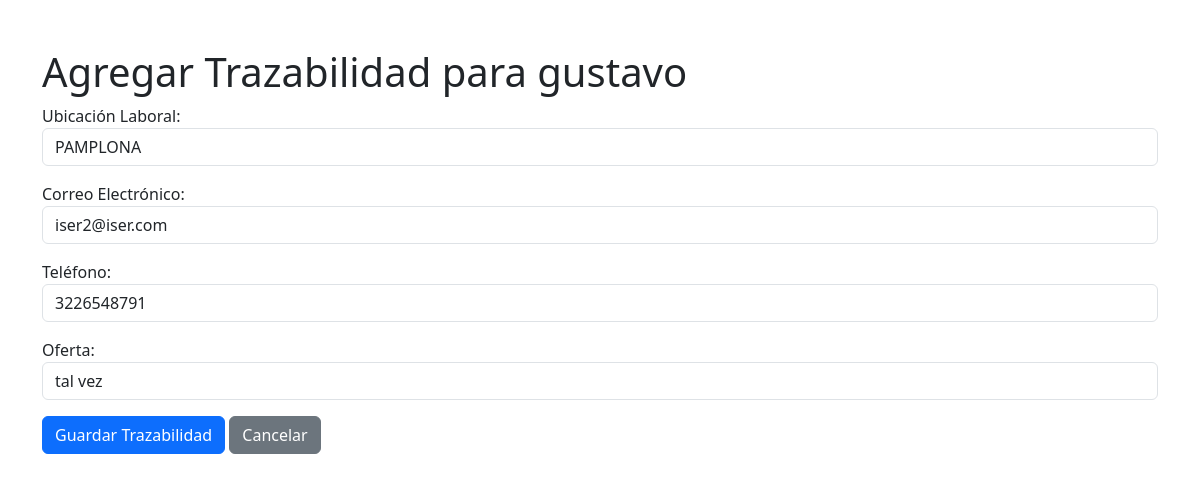
/trazabilidad/modificar/13/ (signed in), run on the app's committed database.
### login/models.py (models this page shows, shortened)
class Persona(models.Model):
    nombre = models.CharField(max_length=100)
    documento = models.CharField(max_length=20, unique=True)
    programa = models.CharField(max_length=100)
    fechagrado = models.DateField()

class Trazabilidad(models.Model):
    persona = models.ForeignKey(Persona, on_delete=models.CASCADE, related_name='trazabilidades')
    ubicacion_laboral = models.CharField(max_length=200, blank=True, null=True)
    correoelectronico = models.EmailField(blank=True, null=True)
    telefono = models.CharField(max_length=20, blank=True, null=True)
    oferta = models.CharField(max_length=200, blank=True, null=True)
    fecha_modificacion = models.DateTimeField(auto_now_add=True)

### login/views.py (the view)
# urls.py: path('trazabilidad/modificar/<int:trazabilidad_id>/', views.modificar_trazabilidad, name='modificar_trazabilidad'),
@login_required
def modificar_trazabilidad(request, trazabilidad_id):
    trazabilidad = get_object_or_404(Trazabilidad, id=trazabilidad_id)
    if request.method == 'POST':
        form = TrazabilidadForm(request.POST, instance=trazabilidad)
        if form.is_valid():
            form.save()
            return redirect('ver_trazabilidad', documento=trazabilidad.persona.documento)  # Redirige a la vista de trazabilidad
    else:
        form = TrazabilidadForm(instance=trazabilidad)
    return render(request, './vistasPrivadas/agregar_trazabilidad.html', {'form': form, 'persona': trazabilidad.persona})

### login/forms.py
class TrazabilidadForm(forms.ModelForm):
    class Meta:
        model = Trazabilidad
        fields = ['ubicacion_laboral', 'correoelectronico', 'telefono', 'oferta']
    ubicacion_laboral = forms.CharField(
        max_length=100,
        label="Ubicación Laboral",
        widget=forms.TextInput(attrs={'class': 'form-control', 'placeholder': 'Ingrese la ubicación laboral'})
    )
    correoelectronico = forms.EmailField(
        label="Correo Electrónico",
        widget=forms.EmailInput(attrs={'class': 'form-control', 'placeholder': 'Ingrese el correo electrónico'})
    )
    telefono = forms.CharField(
        max_length=15,
        label="Teléfono",
        widget=forms.TextInput(attrs={'class': 'form-control', 'placeholder': 'Ingrese el teléfono'})
    )
    oferta = forms.CharField(
        max_length=200,
        label="Oferta",
        widget=forms.TextInput(attrs={'class': 'form-control', 'placeholder': 'Ingrese la oferta'})
    )

### login/templates/vistasPrivadas/agregar_trazabilidad.html (shortened to what this page needs)
<!DOCTYPE html>
<html lang="en">
<head>
    <link rel="stylesheet" href="https://cdnjs.cloudflare.com/ajax/libs/bootstrap/5.3.0/css/bootstrap.min.css">
</head>
<body>
    <div class="container mt-5">
        <h1>Agregar Trazabilidad para {{ persona.nombre }}</h1>
        <form method="post">
            {{ form.as_p }}
            <button type="submit" class="btn btn-primary" >Guardar Trazabilidad</button>
            <a href="{% url 'buscar_resultado' persona.documento %}" class="btn btn-secondary">Cancelar</a>
        </form>
    </div>
</body>
</html>

### data on the page
Persona: nombre "gustavo"
Trazabilidad: ubicacion_laboral "PAMPLONA", correoelectronico "iser2@iser.com", telefono "3226548791", oferta "tal vez"
